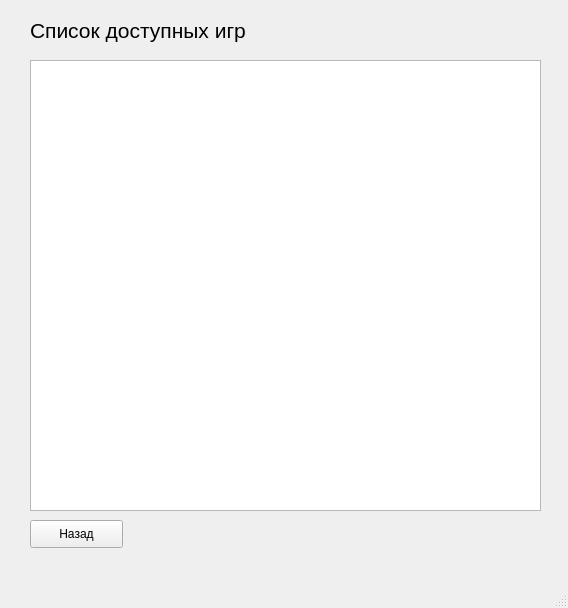
<?xml version="1.0" encoding="UTF-8"?>
<ui version="4.0">
 <class>MainWindow</class>
 <widget class="QMainWindow" name="MainWindow">
  <property name="geometry">
   <rect>
    <x>0</x>
    <y>0</y>
    <width>568</width>
    <height>608</height>
   </rect>
  </property>
  <property name="windowTitle">
   <string>Доступные игры</string>
  </property>
  <widget class="QWidget" name="centralwidget">
   <widget class="QListWidget" name="gmwlist">
    <property name="geometry">
     <rect>
      <x>30</x>
      <y>60</y>
      <width>511</width>
      <height>451</height>
     </rect>
    </property>
   </widget>
   <widget class="QLabel" name="label">
    <property name="geometry">
     <rect>
      <x>30</x>
      <y>15</y>
      <width>281</width>
      <height>31</height>
     </rect>
    </property>
    <property name="font">
     <font>
      <pointsize>16</pointsize>
     </font>
    </property>
    <property name="text">
     <string>Список доступных игр</string>
    </property>
   </widget>
   <widget class="QPushButton" name="pushButton">
    <property name="geometry">
     <rect>
      <x>30</x>
      <y>520</y>
      <width>93</width>
      <height>28</height>
     </rect>
    </property>
    <property name="text">
     <string>Назад</string>
    </property>
   </widget>
  </widget>
  <widget class="QMenuBar" name="menubar">
   <property name="geometry">
    <rect>
     <x>0</x>
     <y>0</y>
     <width>568</width>
     <height>26</height>
    </rect>
   </property>
  </widget>
  <widget class="QStatusBar" name="statusbar"/>
 </widget>
 <resources/>
 <connections/>
</ui>
